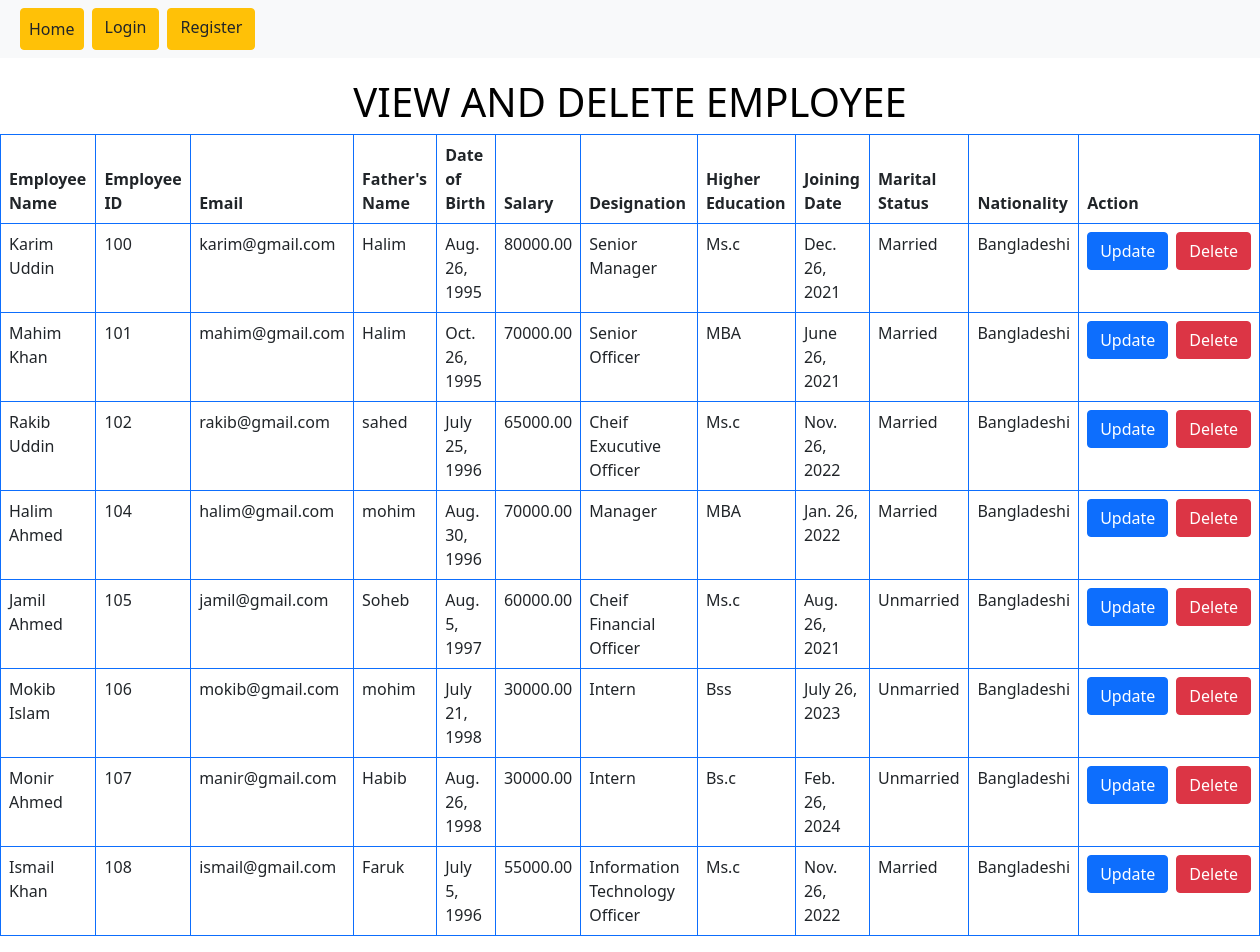
/view_employee/, run on the app's committed database.
### first_app/models.py (models this page shows, shortened)
class AddEmployee(models.Model):
    name = models.CharField(max_length=100)
    employee_id = models.CharField(max_length=50, primary_key=True)
    email = models.EmailField()
    father_name = models.CharField(max_length=100)
    date_of_birth = models.DateField()
    salary = models.DecimalField(max_digits=10, decimal_places=2)
    designation = models.CharField(max_length=100)
    higher_education = models.CharField(max_length=100)
    joining_date = models.DateField()
    MARITAL_STATUS_CHOICES = [
        ('Married', 'Married'),
        ('Unmarried', 'Unmarried'),
    ]
    marital_status = models.CharField(max_length=10, choices=MARITAL_STATUS_CHOICES)
    nationality = models.CharField(max_length=100)

### first_app/views.py (the view)
# urls.py: path('view_employee/', views.view_employee, name='view_employee'),
def view_employee(request):
    emp = AddEmployee.objects.all()
    return render(request, 'view_employee.html', {'data': emp})

### first_app/templates/view_employee.html (shortened to what this page needs)
{% extends "base.html" %}
{% block content %}
<h1>VIEW AND DELETE EMPLOYEE</h1>
{% if data %}
<table class="table table-bordered border-primary">
    <thead>
        <tr>
            <th scope="col">Employee Name</th>
            <th scope="col">Employee ID</th>
            <th scope="col">Email</th>
            <th scope="col">Father's Name</th>
            <th scope="col">Date of Birth</th>
            <th scope="col">Salary</th>
            <th scope="col">Designation</th>
            <th scope="col">Higher Education</th>
            <th scope="col">Joining Date</th>
            <th scope="col">Marital Status</th>
            <th scope="col">Nationality</th>
            <th scope="col">Action</th>
        </tr>
    </thead>
    <tbody>
        {% for emp in data %}
        <tr>
            <td>{{ emp.name }}</td>
            <td>{{ emp.employee_id }}</td>
            <td>{{ emp.email }}</td>
            <td>{{ emp.father_name }}</td>
            <td>{{ emp.date_of_birth }}</td>
            <td>{{ emp.salary }}</td>
            <td>{{ emp.designation }}</td>
            <td>{{ emp.higher_education }}</td>
            <td>{{ emp.joining_date }}</td>
            <td>{{ emp.marital_status }}</td>
            <td>{{ emp.nationality }}</td>
            <td>
                <div style="display:flex;justify-content:space-between;">
                    <a class="btn btn-primary me-2" href="{% url 'update_employee' emp.employee_id %}">Update</a>
                    <form method="POST" action="{% url 'delete_employee' emp.employee_id %}">
                        <input type="submit" class="btn btn-danger" value="Delete">
                    </form>
                </div>
            </td>
        </tr>
        {% endfor %}
    </tbody>
</table>
{% else %}
<h3>No Data Available</h3>
{% endif %}
{% endblock content %}

### templates/base.html (shortened to what this page needs)
{% load static %}
<!DOCTYPE html>
<html lang="en">
<head>
    <link rel="stylesheet" href="{% static 'first_app/css/style.css' %}">
    <link href="https://cdn.jsdelivr.net/npm/bootstrap@5.0.2/dist/css/bootstrap.min.css" rel="stylesheet">
</head>
<body>
    <nav class="navbar navbar-expand-lg navbar-light bg-light">
        <div class="container-fluid">
            <div class="collapse navbar-collapse" id="navbarNav">
                <ul class="navbar-nav">
                    {% if request.user.is_authenticated %}
                        {% if request.user.is_superuser %}
                        <li class="nav-item">
                            <a class="nav-link text-dark" href="{% url 'add_employee' %}">Add Employee</a>
                        </li>
                        <li class="nav-item">
                            <a class="nav-link text-dark" href="{% url 'view_employee' %}">View Employee</a>
                        </li>
                        <li class="nav-item dropdown">
                            <a class="nav-link dropdown-toggle text-dark" href="#" id="navbarDropdown" role="button" data-bs-toggle="dropdown" aria-expanded="false">
                                Attendance
                            </a>
                            <ul class="dropdown-menu" aria-labelledby="navbarDropdown">
                                <li><a class="dropdown-item text-dark" href="{% url 'add_attendance' %}">Add Attendance</a></li>
                                <li><a class="dropdown-item text-dark" href="{% url 'view_attendance' %}">View Attendance</a></li>
                            </ul>
                        </li>
                        <li class="nav-item dropdown">
                            <a class="nav-link dropdown-toggle text-dark" href="#" id="navbarDropdown" role="button" data-bs-toggle="dropdown" aria-expanded="false">
                                Event
                            </a>
                            <ul class="dropdown-menu" aria-labelledby="navbarDropdown">
                                <li><a class="dropdown-item text-dark" href="{% url 'add_event' %}">Add Event</a></li>
                                <li><a class="dropdown-item text-dark" href="{% url 'view_event' %}">View Event</a></li>
                            </ul>
                        </li>
                        <li class="nav-item dropdown">
                            <a class="nav-link dropdown-toggle text-dark" href="#" id="navbarDropdown" role="button" data-bs-toggle="dropdown" aria-expanded="false">
                                Leave
                            </a>
                            <ul class="dropdown-menu" aria-labelledby="navbarDropdown">
                                <li><a class="dropdown-item text-dark" href="{% url 'add_leave' %}">Add Leave</a></li>
                                <li><a class="dropdown-item text-dark" href="{% url 'view_leave' %}">View Leave</a></li>
                            </ul>
                        </li>
                        {% else %}
                        <li class="nav-item">
                            <a class="nav-link text-dark" href="{% url 'view_event' %}">View Event</a>
                        </li>
                        <li class="nav-item">
                            <a class="nav-link text-dark" href="{% url 'add_attendance' %}">Add Attendance</a>
                        </li>
                        <li class="nav-item">
                            <a class="nav-link text-dark" href="{% url 'add_leave' %}">Add Leave</a>
                        </li>
                        {% endif %}
                        <li class="nav-item">
                            <a class="nav-link text-dark" href="{% url 'logout' %}">Logout</a>
                        </li>
                    {% else %}
                    <li class="nav-item d-flex px-2">
                        <a class="nav-link btn btn-warning text-dark" href="{% url 'home' %}" id="navbarDropdown" role="button" aria-expanded="false">
                            Home
                        </a>
                    </li>
                    <li class="nav-item d-flex">
                        <a href="{% url 'login_page' %}" class="btn btn-warning text-dark me-2">Login</a>
                        <a href="{% url 'register_page' %}" class="btn btn-warning text-dark">Register</a>
                    </li>
                    {% endif %}
                </ul>
            </div>
        </div>
    </nav>
    <main>
        {% block content %}
        {% endblock %}
    </main>
</body>
</html>

### first_app/static/css/style.css (style rules this page uses)
body { background-size: cover; background-position: center; background-repeat: no-repeat; width: 100%; margin:0; }

### first_app/templates/view_employee.html (style rules this page uses)
h1 { display: flex; justify-content: center; color: black; position: relative; z-index: 2; margin-top: 20px; transition: color 0.3s, transform 0.3s; }

### data on the page
AddEmployee: name "Karim Uddin", employee_id "100", email "karim@gmail.com", father_name "Halim", date_of_birth "Aug. 26, 1995", salary "80000.00", designation "Senior Manager", higher_education "Ms.c", joining_date "Dec. 26, 2021", marital_status "Married", nationality "Bangladeshi"
AddEmployee: name "Mahim Khan", employee_id "101", email "mahim@gmail.com", father_name "Halim", date_of_birth "Oct. 26, 1995", salary "70000.00", designation "Senior Officer", higher_education "MBA", joining_date "June 26, 2021", marital_status "Married", nationality "Bangladeshi"
AddEmployee: name "Rakib Uddin", employee_id "102", email "rakib@gmail.com", father_name "sahed", date_of_birth "July 25, 1996", salary "65000.00", designation "Cheif Exucutive Officer", higher_education "Ms.c", joining_date "Nov. 26, 2022", marital_status "Married", nationality "Bangladeshi"
AddEmployee: name "Halim Ahmed", employee_id "104", email "halim@gmail.com", father_name "mohim", date_of_birth "Aug. 30, 1996", salary "70000.00", designation "Manager", higher_education "MBA", joining_date "Jan. 26, 2022", marital_status "Married", nationality "Bangladeshi"
AddEmployee: name "Jamil Ahmed", employee_id "105", email "jamil@gmail.com", father_name "Soheb", date_of_birth "Aug. 5, 1997", salary "60000.00", designation "Cheif Financial Officer", higher_education "Ms.c", joining_date "Aug. 26, 2021", marital_status "Unmarried", nationality "Bangladeshi"
AddEmployee: name "Mokib Islam", employee_id "106", email "mokib@gmail.com", father_name "mohim", date_of_birth "July 21, 1998", salary "30000.00", designation "Intern", higher_education "Bss", joining_date "July 26, 2023", marital_status "Unmarried", nationality "Bangladeshi"
AddEmployee: name "Monir Ahmed", employee_id "107", email "manir@gmail.com", father_name "Habib", date_of_birth "Aug. 26, 1998", salary "30000.00", designation "Intern", higher_education "Bs.c", joining_date "Feb. 26, 2024", marital_status "Unmarried", nationality "Bangladeshi"
AddEmployee: name "Ismail Khan", employee_id "108", email "ismail@gmail.com", father_name "Faruk", date_of_birth "July 5, 1996", salary "55000.00", designation "Information Technology Officer", higher_education "Ms.c", joining_date "Nov. 26, 2022", marital_status "Married", nationality "Bangladeshi"
